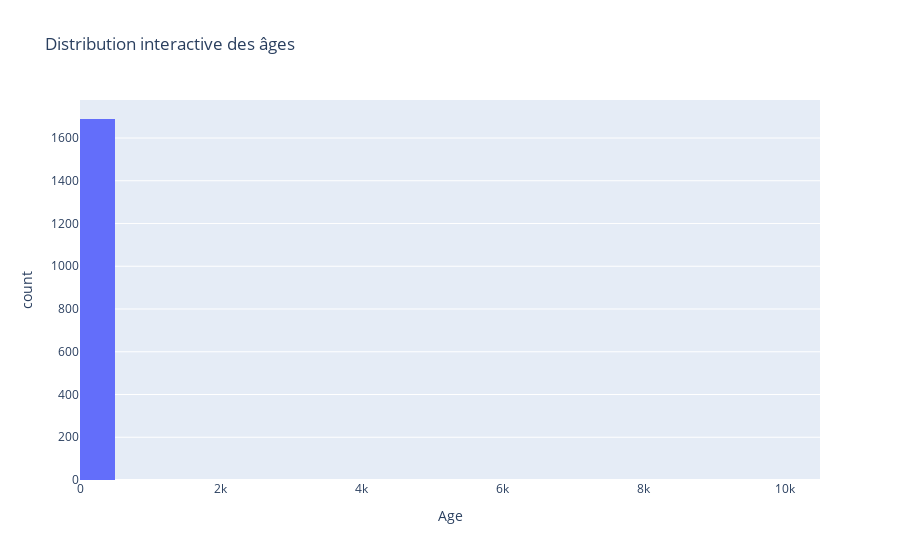
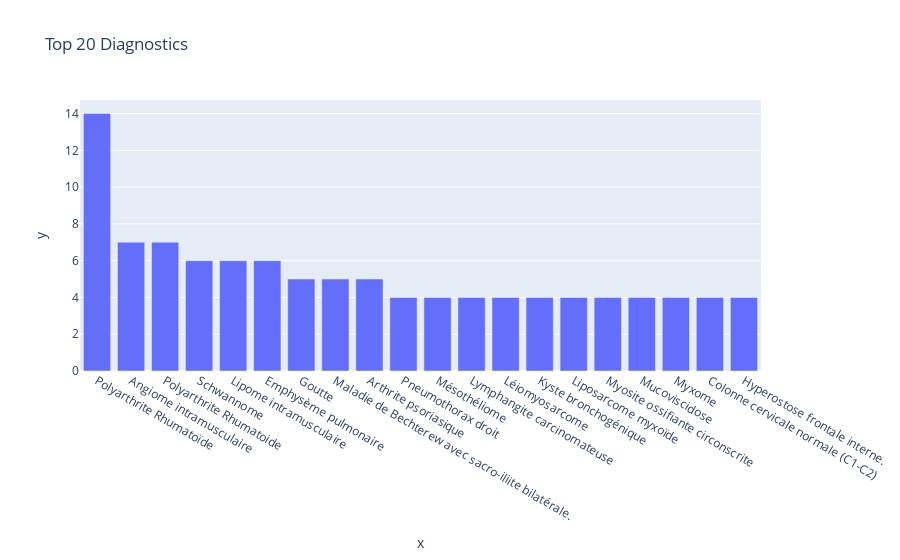

The code cell stored with these charts, in order, in its notebook:
### Markdown cell above
Interprétation : utile si certaines mesures sont liées (ex: OPolytrauma vs OPathologic).

### Code cell
#Visualisations interactives avec Plotly
# Histogramme interactif
if 'Age' in df.columns:
    fig = px.histogram(df, x='Age', nbins=30, title="Distribution interactive des âges")
    fig.show()

# Bar chart interactif pour les diagnostics
if 'Diagnosis' in df.columns:
    top_diag = df['Diagnosis'].value_counts().nlargest(20)
    fig = px.bar(x=top_diag.index, y=top_diag.values, title="Top 20 Diagnostics")
    fig.show()

### Figure 1 — Plotly figure (JSON) as saved in the notebook; plotly's stock layout.template omitted (floating-point values rounded to 4 significant figures; data arrays with more than 128 entries replaced by an {"elided": "..."} marker saying what was removed)
{"data": [{"bingroup": "x", "hovertemplate": "Age=%{x}<br>count=%{y}<extra></extra>", "legendgroup": "", "marker": {"color": "#636efa", "pattern": {"shape": ""}}, "name": "", "nbinsx": 30, "orientation": "v", "showlegend": false, "type": "histogram", "x": {"elided": "1691 int values"}, "xaxis": "x", "yaxis": "y"}], "layout": {"barmode": "relative", "legend": {"tracegroupgap": 0}, "title": {"text": "Distribution interactive des âges"}, "xaxis": {"anchor": "y", "domain": [0, 1], "title": {"text": "Age"}}, "yaxis": {"anchor": "x", "domain": [0, 1], "title": {"text": "count"}}}}

### Figure 2 — Plotly figure (JSON) as saved in the notebook; plotly's stock layout.template omitted (floating-point values rounded to 4 significant figures)
{"data": [{"hovertemplate": "x=%{x}<br>y=%{y}<extra></extra>", "legendgroup": "", "marker": {"color": "#636efa", "pattern": {"shape": ""}}, "name": "", "orientation": "v", "showlegend": false, "textposition": "auto", "type": "bar", "x": ["Polyarthrite Rhumatoïde", "Angiome intramusculaire", "Polyarthrite Rhumatoide", "Schwannome", "Lipome intramusculaire", "Emphysème pulmonaire", "Goutte", "Maladie de Bechterew avec sacro-iliite bilatérale.", "Arthrite psoriasique", "Pneumothorax droit", "Mésothéliome", "Lymphangite carcinomateuse", "Léiomyosarcome", "Kyste bronchogénique", "Liposarcome myxoïde", "Myosite ossifiante circonscrite", "Mucoviscidose", "Myxome", "Colonne cervicale normale (C1-C2)", "Hyperostose frontale interne."], "xaxis": "x", "y": [14, 7, 7, 6, 6, 6, 5, 5, 5, 4, 4, 4, 4, 4, 4, 4, 4, 4, 4, 4], "yaxis": "y"}], "layout": {"barmode": "relative", "legend": {"tracegroupgap": 0}, "title": {"text": "Top 20 Diagnostics"}, "xaxis": {"anchor": "y", "domain": [0, 1], "title": {"text": "x"}}, "yaxis": {"anchor": "x", "domain": [0, 1], "title": {"text": "y"}}}}
